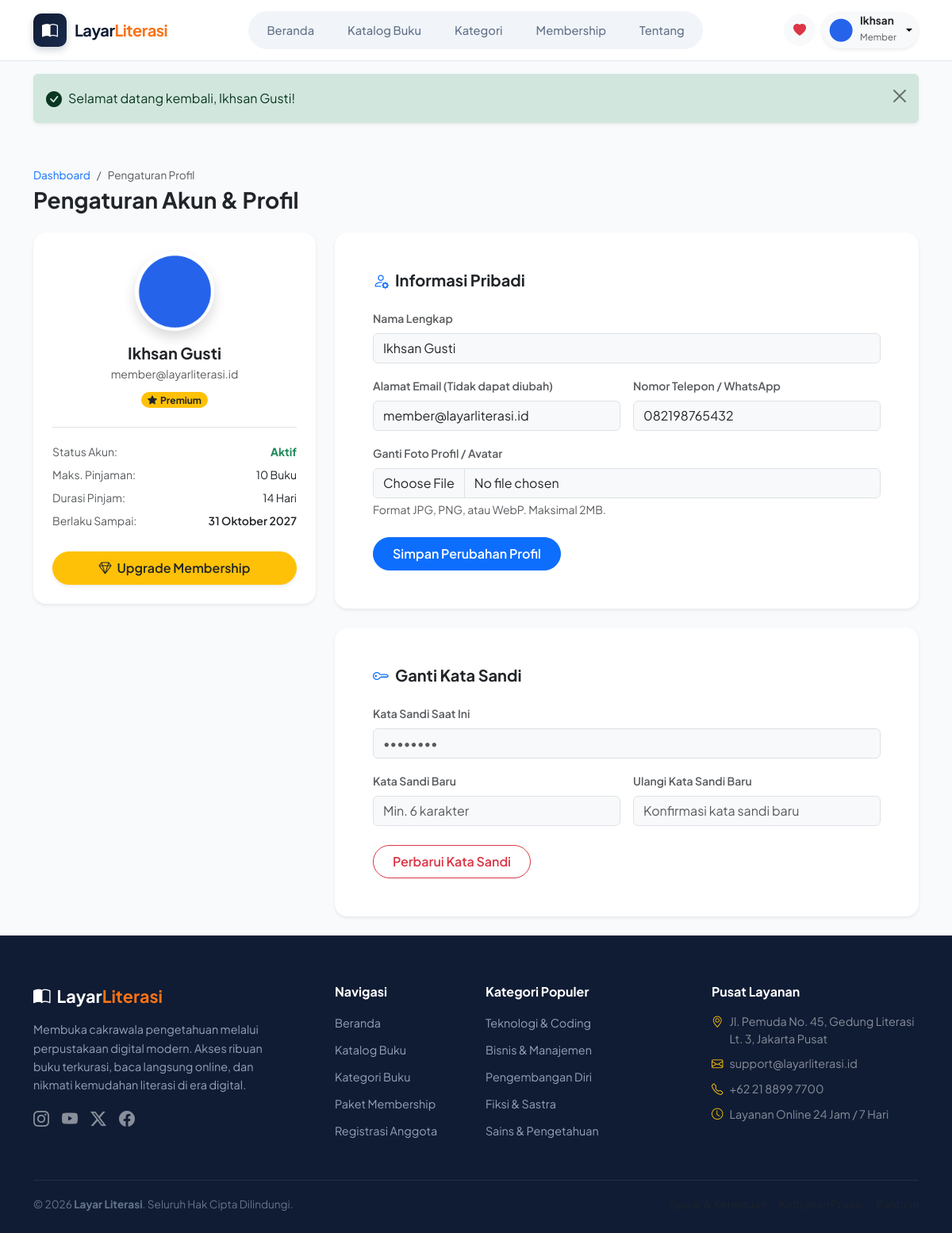
Page /member/profile.php (signed in) on the committed database.
### tables this page shows
CREATE TABLE `users` (
  `id` INT AUTO_INCREMENT PRIMARY KEY,
  `name` VARCHAR(100) NOT NULL,
  `email` VARCHAR(100) NOT NULL UNIQUE,
  `password` VARCHAR(255) NOT NULL,
  `role` ENUM('admin', 'member') NOT NULL DEFAULT 'member',
  `avatar` VARCHAR(255) DEFAULT 'default-avatar.png',
  `phone` VARCHAR(20) DEFAULT NULL,
  `membership_id` INT DEFAULT 1,
  `membership_expires_at` DATE DEFAULT NULL,
  `status` ENUM('active', 'suspended') NOT NULL DEFAULT 'active',
  `created_at` TIMESTAMP DEFAULT CURRENT_TIMESTAMP,
  `updated_at` TIMESTAMP DEFAULT CURRENT_TIMESTAMP ON UPDATE CURRENT_TIMESTAMP,
  FOREIGN KEY (`membership_id`) REFERENCES `memberships`(`id`) ON DELETE SET NULL
);

CREATE TABLE `memberships` (
  `id` INT AUTO_INCREMENT PRIMARY KEY,
  `name` VARCHAR(50) NOT NULL,
  `slug` VARCHAR(50) NOT NULL UNIQUE,
  `price` DECIMAL(10,2) NOT NULL DEFAULT 0.00,
  `duration_days` INT NOT NULL DEFAULT 30,
  `max_borrow_days` INT NOT NULL DEFAULT 3,
  `max_borrow_count` INT NOT NULL DEFAULT 2,
  `can_read_premium` TINYINT(1) NOT NULL DEFAULT 0,
  `badge_color` VARCHAR(20) NOT NULL DEFAULT 'secondary',
  `description` TEXT,
  `features` TEXT,
  `created_at` TIMESTAMP DEFAULT CURRENT_TIMESTAMP
);

### includes/auth_middleware.php (called while the page is built, shortened)
<?php
function currentUser(): ?array {
    static $user = null;
    if ($user !== null) {
        return $user;
    }
    $db = getDB();
    $stmt = $db->prepare("
        SELECT u.*, m.name AS membership_name, m.slug AS membership_slug,
               m.max_borrow_count, m.max_borrow_days, m.can_read_premium, m.badge_color
        FROM users u
        LEFT JOIN memberships m ON u.membership_id = m.id
        WHERE u.id = ? AND u.status = 'active'
        LIMIT 1
    ");
    $stmt->execute([$_SESSION['user_id']]);
    $res = $stmt->fetch();
    $user = $res;
    return $user;
}
function isAdmin(): bool {
    $u = currentUser();
    return $u && $u['role'] === 'admin';
}
function requireMember(): void {
    if (isAdmin()) {
        redirect('admin/index.php');
    }
}

### member/profile.php (the view, shortened to what this page needs)
<?php
requireMember();
$user = currentUser();
require_once __DIR__ . '/../includes/header.php';
?>
<div class="container py-4">
    <div class="d-flex flex-column flex-md-row justify-content-between align-items-md-center mb-4">
        <div>
            <nav aria-label="breadcrumb">
                <ol class="breadcrumb mb-1" style="font-size: 0.85rem;">
                    <li class="breadcrumb-item"><a href="<?= BASE_URL ?>/member/index.php" class="text-decoration-none">Dashboard</a></li>
                    <li class="breadcrumb-item active" aria-current="page">Pengaturan Profil</li>
                </ol>
            </nav>
            <h2 class="h3 fw-bold text-dark mb-0">Pengaturan Akun & Profil</h2>
        </div>
    </div>
    <div class="row g-4">
        <div class="col-lg-4">
            <div class="card border-0 shadow-sm rounded-4 p-4 text-center bg-white mb-4">
                <img src="<?= getUserAvatarUrl($user['avatar']) ?>" alt="<?= e($user['name']) ?>" class="rounded-circle mx-auto mb-3 shadow" style="width: 100px; height: 100px; object-fit: cover;">
                <h5 class="fw-bold text-dark mb-1"><?= e($user['name']) ?></h5>
                <p class="text-muted small mb-2"><?= e($user['email']) ?></p>
                <div>
                    <?= getMembershipBadge($user['membership_slug'] ?? 'free', $user['membership_name'] ?? 'Free') ?>
                </div>
                <div class="border-top mt-4 pt-3 text-start small">
                    <div class="d-flex justify-content-between py-1">
                        <span class="text-muted">Status Akun:</span>
                        <span class="text-success fw-bold">Aktif</span>
                    </div>
                    <div class="d-flex justify-content-between py-1">
                        <span class="text-muted">Maks. Pinjaman:</span>
                        <span><?= $user['max_borrow_count'] ?? 2 ?> Buku</span>
                    </div>
                    <div class="d-flex justify-content-between py-1">
                        <span class="text-muted">Durasi Pinjam:</span>
                        <span><?= $user['max_borrow_days'] ?? 3 ?> Hari</span>
                    </div>
                    <?php if (!empty($user['membership_expires_at'])): ?>
                        <div class="d-flex justify-content-between py-1">
                            <span class="text-muted">Berlaku Sampai:</span>
                            <span class="fw-semibold"><?= formatDate($user['membership_expires_at']) ?></span>
                        </div>
                    <?php endif; ?>
                </div>
                <div class="mt-4">
                    <a href="<?= BASE_URL ?>/membership.php" class="btn btn-warning w-100 py-2 rounded-pill fw-semibold text-dark shadow-sm">
                        <i class="bi bi-gem me-1"></i> Upgrade Membership
                    </a>
                </div>
            </div>
        </div>
        <div class="col-lg-8">
            <div class="card border-0 shadow-sm rounded-4 p-4 p-md-5 bg-white mb-4">
                <h5 class="fw-bold text-dark mb-4"><i class="bi bi-person-gear text-primary me-2"></i>Informasi Pribadi</h5>
                <form action="<?= BASE_URL ?>/member/profile.php" method="POST" enctype="multipart/form-data">
                    <div class="mb-3">
                        <label class="form-label small fw-semibold text-muted">Nama Lengkap</label>
                        <input type="text" name="name" class="form-control bg-light" value="<?= e($user['name']) ?>" required>
                    </div>
                    <div class="row g-3 mb-3">
                        <div class="col-sm-6">
                            <label class="form-label small fw-semibold text-muted">Alamat Email (Tidak dapat diubah)</label>
                            <input type="email" class="form-control bg-light" value="<?= e($user['email']) ?>" readonly disabled>
                        </div>
                        <div class="col-sm-6">
                            <label class="form-label small fw-semibold text-muted">Nomor Telepon / WhatsApp</label>
                            <input type="tel" name="phone" class="form-control bg-light" value="<?= e($user['phone']) ?>">
                        </div>
                    </div>
                    <div class="mb-4">
                        <label class="form-label small fw-semibold text-muted">Ganti Foto Profil / Avatar</label>
                        <input type="file" name="avatar" class="form-control bg-light" accept="image/*">
                        <div class="form-text small">Format JPG, PNG, atau WebP. Maksimal 2MB.</div>
                    </div>
                    <button type="submit" class="btn btn-primary px-4 py-2 rounded-pill fw-semibold">
                        Simpan Perubahan Profil
                    </button>
                </form>
            </div>
            <div class="card border-0 shadow-sm rounded-4 p-4 p-md-5 bg-white">
                <h5 class="fw-bold text-dark mb-4"><i class="bi bi-key text-primary me-2"></i>Ganti Kata Sandi</h5>
                <form action="<?= BASE_URL ?>/member/profile.php" method="POST">
                    <div class="mb-3">
                        <label class="form-label small fw-semibold text-muted">Kata Sandi Saat Ini</label>
                        <input type="password" name="current_password" class="form-control bg-light" placeholder="••••••••" required>
                    </div>
                    <div class="row g-3 mb-4">
                        <div class="col-sm-6">
                            <label class="form-label small fw-semibold text-muted">Kata Sandi Baru</label>
                            <input type="password" name="new_password" class="form-control bg-light" placeholder="Min. 6 karakter" required>
                        </div>
                        <div class="col-sm-6">
                            <label class="form-label small fw-semibold text-muted">Ulangi Kata Sandi Baru</label>
                            <input type="password" name="confirm_password" class="form-control bg-light" placeholder="Konfirmasi kata sandi baru" required>
                        </div>
                    </div>
                    <button type="submit" class="btn btn-outline-danger px-4 py-2 rounded-pill fw-semibold">
                        Perbarui Kata Sandi
                    </button>
                </form>
            </div>
        </div>
    </div>
</div>
<?php require_once __DIR__ . '/../includes/footer.php'; ?>

### includes/navbar.php (shortened to what this page needs)
<?php
$currentPage = basename($_SERVER['PHP_SELF']);
$currentDir = basename(dirname($_SERVER['PHP_SELF']));
?>
<nav class="navbar navbar-expand-lg navbar-custom sticky-top">
    <div class="container">
        <a class="navbar-brand-logo" href="<?= BASE_URL ?>/index.php">
            <div class="brand-icon-box">
                <i class="bi bi-book-half"></i>
            </div>
            <div class="brand-title">
                Layar<span>Literasi</span>
            </div>
        </a>
        <div class="collapse navbar-collapse" id="navbarMain">
            <div class="mx-auto my-2 my-lg-0">
                <div class="nav-pill-group">
                    <a href="<?= BASE_URL ?>/index.php" class="nav-pill-link <?= ($currentPage === 'index.php' && $currentDir !== 'admin' && $currentDir !== 'member') ? 'active' : '' ?>">
                        Beranda
                    </a>
                    <a href="<?= BASE_URL ?>/catalog.php" class="nav-pill-link <?= ($currentPage === 'catalog.php' || $currentPage === 'book-detail.php') ? 'active' : '' ?>">
                        Katalog Buku
                    </a>
                    <a href="<?= BASE_URL ?>/catalog.php#kategori" class="nav-pill-link">
                        Kategori
                    </a>
                    <a href="<?= BASE_URL ?>/membership.php" class="nav-pill-link <?= ($currentPage === 'membership.php' || $currentPage === 'payment.php') ? 'active' : '' ?>">
                        Membership
                    </a>
                    <a href="<?= BASE_URL ?>/index.php#tentang" class="nav-pill-link">
                        Tentang
                    </a>
                </div>
            </div>
            <div class="d-flex align-items-center gap-2 mt-3 mt-lg-0">
                <?php if ($currentUser): ?>
                    <?php if ($currentUser['role'] === 'member'): ?>
                        <a href="<?= BASE_URL ?>/member/favorites.php" class="btn btn-light rounded-circle text-muted p-2 d-none d-md-flex align-items-center justify-content-center" style="width: 40px; height: 40px;" title="Buku Favorit">
                            <i class="bi bi-heart-fill text-danger"></i>
                        </a>
                    <?php endif; ?>
                    <div class="dropdown">
                        <button class="btn btn-light border-0 dropdown-toggle d-flex align-items-center gap-2 py-1 px-2 rounded-pill shadow-sm" type="button" id="userMenuBtn" data-bs-toggle="dropdown" aria-expanded="false">
                            <img src="<?= getUserAvatarUrl($currentUser['avatar']) ?>" alt="<?= e($currentUser['name']) ?>" class="rounded-circle" style="width: 32px; height: 32px; object-fit: cover;">
                            <div class="text-start d-none d-sm-block">
                                <span class="d-block fw-bold text-dark lh-1" style="font-size: 0.85rem;"><?= e(explode(' ', $currentUser['name'])[0]) ?></span>
                                <small class="text-muted" style="font-size: 0.72rem;"><?= ucfirst($currentUser['role']) ?></small>
                            </div>
                        </button>
                                    <?php if ($currentUser['role'] === 'admin'): ?>
                                        <span class="badge bg-dark text-white"><i class="bi bi-shield-lock-fill me-1"></i>Administrator</span>
                                    <?php else: ?>
                                        <?= getMembershipBadge($currentUser['membership_slug'] ?? 'free', $currentUser['membership_name'] ?? 'Free') ?>
                                    <?php endif; ?>
                    </div>
                <?php endif; ?>
            </div>
        </div>
    </div>
</nav>

### includes/helpers.php (shortened to what this page needs)
<?php
function e(?string $str): string {
    return htmlspecialchars($str ?? '', ENT_QUOTES, 'UTF-8');
}
function formatDate(?string $dateStr): string {
    $time = strtotime($dateStr);
    $months = [
        1 => 'Januari', 'Februari', 'Maret', 'April', 'Mei', 'Juni',
        'Juli', 'Agustus', 'September', 'Oktober', 'November', 'Desember'
    ];
    $day = date('d', $time);
    $month = $months[(int)date('m', $time)];
    $year = date('Y', $time);
    return "$day $month $year";
}
function getMembershipBadge(string $slug, string $name): string {
    $classes = [
        'free' => 'bg-secondary text-white',
        'basic' => 'bg-info text-dark',
        'premium' => 'bg-warning text-dark'
    ];
    $cls = $classes[strtolower($slug)] ?? 'bg-primary text-white';
    return '<span class="badge ' . $cls . ' px-2.5 py-1 rounded-pill"><i class="bi bi-star-fill me-1"></i>' . e($name) . '</span>';
}
function getUserAvatarUrl(?string $avatarName): string {
    if (file_exists(UPLOADS_PATH . '/avatars/' . $avatarName)) {
        return UPLOADS_URL . '/avatars/' . $avatarName;
    }
    return ASSETS_URL . '/images/default-avatar.png';
}

### assets/css/style.css (style rules this page uses)
:root { --primary-navy: #101c34; --secondary-navy: #192a4c; --hero-dark: #0d1629; --accent-orange: #f97316; --accent-orange-hover: #ea580c; --accent-orange-light: #fff7ed; --brand-blue: #2563eb; --brand-blue-hover: #1d4ed8; --bg-light: #f8fafc; --card-bg: #ffffff; --border-color: #e2e8f0; --text-primary: #1e293b; --text-muted: #64748b; --text-white: #ffffff; --radius-sm: 8px; --radius-md: 12px; --radius-lg: 16px; --radius-full: 9999px; --shadow-sm: 0 1px 3px rgba(0, 0, 0, 0.05); --shadow-md: 0 4px 15px -2px rgba(15, 23, 42, 0.08); --shadow-lg: 0 12px 30px -4px rgba(15, 23, 42, 0.12); --shadow-hover: 0 20px 35px -5px rgba(15, 23, 42, 0.15); }
body { font-family: 'Plus Jakarta Sans', 'Inter', -apple-system, BlinkMacSystemFont, "Segoe UI", Roboto, sans-serif; background-color: var(--bg-light); color: var(--text-primary); min-height: 100vh; display: flex; flex-direction: column; }
.navbar-custom { background-color: #ffffff; border-bottom: 1px solid var(--border-color); padding: 14px 0; transition: all 0.3s ease; }
.navbar-brand-logo { display: flex; align-items: center; gap: 10px; text-decoration: none; }
.brand-icon-box { width: 42px; height: 42px; background: linear-gradient(135deg, var(--primary-navy), var(--secondary-navy)); border-radius: 10px; display: flex; align-items: center; justify-content: center; color: #ffffff; font-size: 1.25rem; box-shadow: 0 4px 10px rgba(16, 28, 52, 0.2); }
.brand-title { font-weight: 700; font-size: 1.25rem; color: var(--primary-navy); letter-spacing: -0.5px; }
.brand-title span { color: var(--accent-orange); }
.nav-pill-group { display: flex; align-items: center; gap: 6px; background-color: #f1f5f9; padding: 5px; border-radius: var(--radius-full); }
.nav-pill-link { color: var(--text-muted); font-weight: 500; font-size: 0.92rem; padding: 8px 18px; border-radius: var(--radius-full); text-decoration: none; transition: all 0.2s ease; }

### rows in the picture
users: avatar (picture), name "Ikhsan", role "Member", name "Ikhsan Gusti", email "member@layarliterasi.id", membership.name "Premium", membership.max_borrow_count "10", membership.max_borrow_days "14", membership_expires_at "31 Oktober 2027", phone "082198765432"

### other values in the picture
$flash['message'] "Selamat datang kembali, Ikhsan Gusti!"
